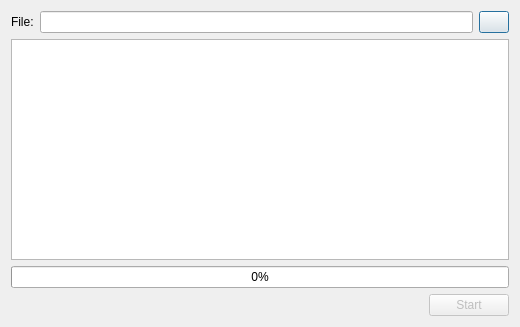
<?xml version="1.0" encoding="UTF-8"?>
<ui version="4.0">
 <class>FirmwareUpdateDialog</class>
 <widget class="QDialog" name="FirmwareUpdateDialog">
  <property name="geometry">
   <rect>
    <x>0</x>
    <y>0</y>
    <width>520</width>
    <height>327</height>
   </rect>
  </property>
  <property name="windowTitle">
   <string>Firmware Update</string>
  </property>
  <layout class="QVBoxLayout" name="verticalLayout">
   <item>
    <layout class="QHBoxLayout" name="horizontalLayout">
     <item>
      <widget class="QLabel" name="label">
       <property name="text">
        <string>File:</string>
       </property>
      </widget>
     </item>
     <item>
      <widget class="QLineEdit" name="lFile">
       <property name="enabled">
        <bool>true</bool>
       </property>
      </widget>
     </item>
     <item>
      <widget class="QPushButton" name="bFile">
       <property name="sizePolicy">
        <sizepolicy hsizetype="Maximum" vsizetype="Maximum">
         <horstretch>0</horstretch>
         <verstretch>0</verstretch>
        </sizepolicy>
       </property>
       <property name="maximumSize">
        <size>
         <width>30</width>
         <height>16777215</height>
        </size>
       </property>
       <property name="text">
        <string/>
       </property>
       <property name="autoDefault">
        <bool>true</bool>
       </property>
      </widget>
     </item>
    </layout>
   </item>
   <item>
    <widget class="QPlainTextEdit" name="status">
     <property name="enabled">
      <bool>true</bool>
     </property>
     <property name="readOnly">
      <bool>true</bool>
     </property>
    </widget>
   </item>
   <item>
    <widget class="QProgressBar" name="progress">
     <property name="value">
      <number>0</number>
     </property>
    </widget>
   </item>
   <item>
    <layout class="QHBoxLayout" name="horizontalLayout_2">
     <item>
      <spacer name="horizontalSpacer">
       <property name="orientation">
        <enum>Qt::Horizontal</enum>
       </property>
       <property name="sizeHint" stdset="0">
        <size>
         <width>40</width>
         <height>20</height>
        </size>
       </property>
      </spacer>
     </item>
     <item>
      <widget class="QPushButton" name="bStart">
       <property name="enabled">
        <bool>false</bool>
       </property>
       <property name="text">
        <string>Start</string>
       </property>
       <property name="icon">
        <iconset resource="../icons.qrc">
         <normaloff>:/icons/play.png</normaloff>:/icons/play.png</iconset>
       </property>
      </widget>
     </item>
    </layout>
   </item>
  </layout>
 </widget>
 <resources>
  <include location="../icons.qrc"/>
 </resources>
 <connections/>
</ui>
